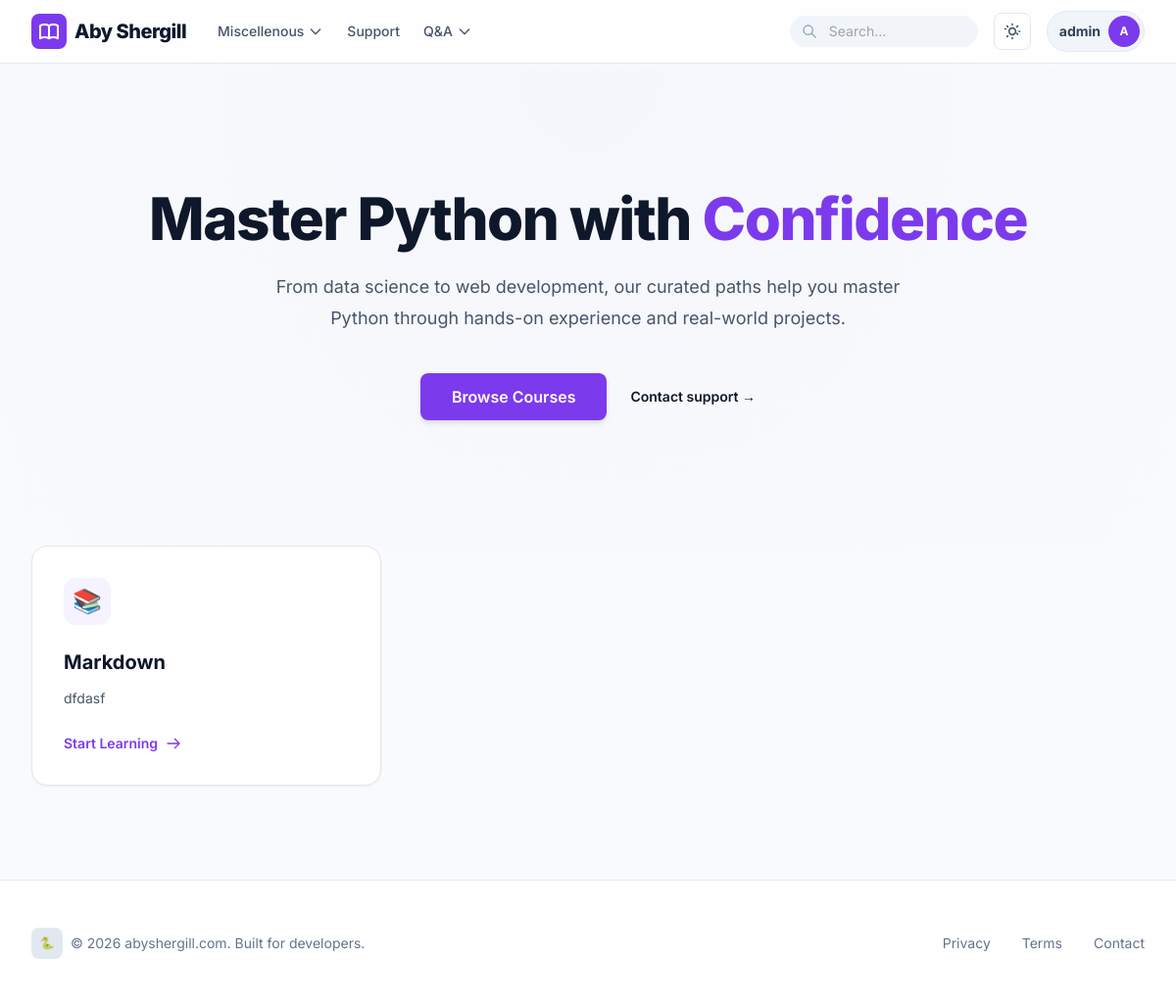
The app's page / (signed in) with its own data.
### lectures/models.py (models this page shows, shortened)
class Category(models.Model):
    name = models.CharField(max_length=100)
    order = models.PositiveIntegerField(default=0)
    class Meta:
        verbose_name_plural = "Categories"
        ordering = ['order']

class Subject(models.Model):
    category = models.ForeignKey(Category, related_name='subjects', on_delete=models.SET_NULL, null=True, blank=True)
    title = models.CharField(max_length=200)
    slug = models.SlugField(unique=True, blank=True)
    description = models.TextField()
    icon = models.CharField(max_length=10, default='📚') # Emoji icon

### lectures/views.py (the view)
# urls.py: path('', views.home, name='home'),
def home(request):
    subjects = Subject.objects.all()
    return render(request, 'home.html', {'subjects': subjects})

### lectures/context_processors.py (called while the page is built)
def navigation_categories(request):
    return {
        'nav_categories': Category.objects.prefetch_related('subjects').all()
    }

### templates/home.html (shortened to what this page needs)
{% extends "base.html" %}
{% block content %}
<div class="relative overflow-hidden py-16 sm:py-24 lg:py-32">
    <div class="absolute inset-0 -z-10 bg-[radial-gradient(45rem_50rem_at_top,theme(colors.primary.100),theme(colors.slate.50))] dark:bg-[radial-gradient(45rem_50rem_at_top,theme(colors.primary.900/0.2),theme(colors.slate.950))] opacity-20"></div>
    <div class="mx-auto max-w-7xl px-6 lg:px-8 text-center">
        <h1 class="text-3xl font-extrabold tracking-tight text-slate-900 dark:text-white sm:text-6xl mb-6">
            Master Python with <span class="text-primary-600">Confidence</span>
        </h1>
        <p class="mx-auto max-w-2xl text-base sm:text-lg leading-7 sm:leading-8 text-slate-600 dark:text-slate-400 mb-10">
            From data science to web development, our curated paths help you master Python through hands-on experience and real-world projects.
        </p>
        <div class="flex flex-col sm:flex-row items-center justify-center gap-4 sm:gap-x-6">
            <a href="#courses" class="btn btn-primary w-full sm:w-auto px-8 py-3">Browse Courses</a>
            <a href="/contact/" class="text-sm font-semibold leading-6 text-slate-900 dark:text-white">Contact support <span aria-hidden="true">→</span></a>
        </div>
    </div>
</div>
<div id="courses" class="mx-auto max-w-7xl px-6 lg:px-8 pb-24">
    <div class="grid grid-cols-1 gap-8 sm:grid-cols-2 lg:grid-cols-3">
        {% for subject in subjects %}
        <a href="{% url 'subject_detail' subject.slug %}" class="group relative flex flex-col bg-white dark:bg-slate-900 rounded-2xl border border-slate-200 dark:border-slate-800 p-8 shadow-sm hover:shadow-xl hover:shadow-primary-500/10 transition-all duration-300 hover:-translate-y-1">
            <div class="mb-6 flex h-12 w-12 items-center justify-center rounded-xl bg-primary-50 dark:bg-primary-900/30 text-2xl group-hover:scale-110 transition-transform">
                {{ subject.icon }}
            </div>
            <h3 class="text-xl font-bold text-slate-900 dark:text-white mb-3">{{ subject.title }}</h3>
            <p class="text-slate-600 dark:text-slate-400 text-sm leading-relaxed mb-6 flex-grow">
                {{ subject.description }}
            </p>
            <div class="flex items-center gap-2 text-primary-600 font-semibold text-sm group-hover:gap-3 transition-all">
                Start Learning
                <svg class="w-4 h-4" fill="none" stroke="currentColor" viewBox="0 0 24 24"><path stroke-linecap="round" stroke-linejoin="round" stroke-width="2" d="M14 5l7 7m0 0l-7 7m7-7H3"></path></svg>
            </div>
        </a>
        {% empty %}
        <div class="col-span-full text-center py-12 bg-white dark:bg-slate-900 rounded-2xl border border-dashed border-slate-300 dark:border-slate-700">
            <p class="text-slate-500">No courses available at the moment. Check back soon!</p>
        </div>
        {% endfor %}
    </div>
</div>
{% endblock %}

### templates/base.html (shortened to what this page needs)
<!DOCTYPE html>
<html lang="en" class="h-full">
<head>
    <script src="https://cdn.tailwindcss.com?plugins=typography"></script>
</head>
<body class="min-h-screen flex flex-col">
    <nav class="sticky top-0 z-50 w-full border-b border-slate-200 dark:border-slate-800 bg-white/80 dark:bg-slate-950/80 backdrop-blur-md">
        <div class="max-w-7xl mx-auto px-4 sm:px-6 lg:px-8">
            <div class="flex justify-between h-16">
                <div class="flex items-center gap-8">
                    <a href="/" class="flex items-center gap-2 group">
                        <div class="p-1.5 bg-primary-600 rounded-lg group-hover:rotate-12 transition-transform">
                        </div>
                        <span class="text-xl font-extrabold tracking-tight text-slate-900 dark:text-white">Aby Shergill</span>
                    </a>
                    <div class="hidden md:flex items-center gap-6">
                        {% for category in nav_categories %}
                        <div class="relative group">
                            <button class="flex items-center gap-1 text-sm font-medium text-slate-600 hover:text-primary-600 dark:text-slate-400 dark:hover:text-primary-400 transition-colors">
                                {{ category.name }}
                                <svg class="w-4 h-4 transition-transform group-hover:rotate-180" fill="none" stroke="currentColor" viewBox="0 0 24 24"><path stroke-linecap="round" stroke-linejoin="round" stroke-width="2" d="M19 9l-7 7-7-7"></path></svg>
                            </button>
                        </div>
                        {% endfor %}
                        <a href="/contact/" class="text-sm font-medium text-slate-600 hover:text-primary-600 dark:text-slate-400 dark:hover:text-primary-400 transition-colors">Support</a>
                        <div class="relative group">
                            <button class="flex items-center gap-1 text-sm font-medium text-slate-600 hover:text-primary-600 dark:text-slate-400 dark:hover:text-primary-400 transition-colors">
                                Q&A
                                <svg class="w-4 h-4 transition-transform group-hover:rotate-180" fill="none" stroke="currentColor" viewBox="0 0 24 24"><path stroke-linecap="round" stroke-linejoin="round" stroke-width="2" d="M19 9l-7 7-7-7"></path></svg>
                            </button>
                        </div>
                    </div>
                </div>
                <div class="flex items-center gap-2 sm:gap-4">
                    <form action="/search/" method="GET" class="hidden sm:flex items-center relative">
                        <input type="text" name="q" placeholder="Search..." class="w-32 lg:w-48 xl:w-60 bg-slate-100 dark:bg-slate-900 border-none rounded-full py-1.5 pl-10 pr-4 text-sm focus:ring-2 focus:ring-primary-500 transition-all">
                        <svg class="w-4 h-4 text-slate-400 absolute left-3" fill="none" stroke="currentColor" viewBox="0 0 24 24"><path stroke-linecap="round" stroke-linejoin="round" stroke-width="2" d="M21 21l-6-6m2-5a7 7 0 11-14 0 7 7 0 0114 0z"></path></svg>
                    </form>
                    <button id="theme-toggle" class="p-2 rounded-lg border border-slate-200 dark:border-slate-800 hover:bg-slate-100 dark:hover:bg-slate-900 transition-colors">
                    </button>
                    {% if user.is_authenticated %}
                    <div class="relative group">
                        <button class="flex items-center gap-2 p-1 pl-3 bg-slate-100 dark:bg-slate-900 border border-slate-200 dark:border-slate-800 rounded-full hover:border-primary-500 transition-all">
                            <span class="text-sm font-bold text-slate-700 dark:text-slate-300">{{ user.username }}</span>
                            <div class="w-8 h-8 bg-primary-600 rounded-full flex items-center justify-center text-white font-bold text-xs">
                                {{ user.username|first|upper }}
                            </div>
                        </button>
                    </div>
                    {% else %}
                    <a href="/login/" class="btn btn-primary text-sm whitespace-nowrap">Sign In</a>
                    {% endif %}
                </div>
            </div>
        </div>
    </nav>
    <main class="flex-grow">
        {% block content %}{% endblock %}
    </main>
    <footer class="bg-white dark:bg-slate-950 border-t border-slate-200 dark:border-slate-800 py-12">
        <div class="max-w-7xl mx-auto px-4 sm:px-6 lg:px-8">
            <div class="flex flex-col md:flex-row justify-between items-center gap-8">
                <div class="flex items-center gap-2">
                    <div class="w-8 h-8 bg-slate-200 dark:bg-slate-800 rounded-lg flex items-center justify-center">
                        <span class="text-xs">🐍</span>
                    </div>
                    <p class="text-sm text-slate-500">&copy; <span id="year"></span> abyshergill.com. Built for developers.</p>
                </div>
                <div class="flex gap-8">
                    <button onclick="toggleModal('privacy-modal')" class="text-sm text-slate-500 hover:text-primary-600 transition-colors">Privacy</button>
                    <button onclick="toggleModal('terms-modal')" class="text-sm text-slate-500 hover:text-primary-600 transition-colors">Terms</button>
                    <a href="/contact/" class="text-sm text-slate-500 hover:text-primary-600 transition-colors">Contact</a>
                </div>
            </div>
        </div>
    </footer>
</body>
</html>

### records on screen
Category: name "Miscellenous"
Subject: icon "📚", title "Markdown", description "dfdasf"

### other values on screen
{{ user.username }} "admin"
{{ user.username|first|upper }} "A"
